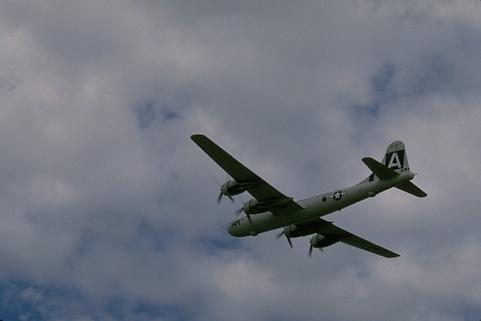
#> input picture data/spectral_data/plane.jpg, 481 x 321 px
$ jupyter execute --allow-errors Untitled.ipynb
#> lines starting #> are read from the running program, lines starting #| are printed output that depends on the picture
### src/utility_tools/Graph_Laplacian.py

import numpy as np
from utility_tools import *
import scipy
import skimage
from sklearn.neighbors import NearestNeighbors
from scipy.sparse import bsr_matrix
import torch


# [408 lines left out: functions get_Fully_Connected_Graph, get_connected_graph_image_brute_force, get_connected_graph_image_brute_force_3D, get_connected_graph_image, get_connected_graph_image_3D, get_influence_mat and 4 more, not called in this run]

### src/Spectral_Clustering.py
import numpy as np
import sklearn.preprocessing
import sklearn.cluster
import skimage
import matplotlib.pyplot as plt

from utility_tools import Data_loader, Graph_Laplacian, Eigen_Solver

# [81 lines left out: functions spectral_Clustering, spectral_Segmentation, not called in this run]


# [33 lines of commented-out code are left out]

### src/Untitled.ipynb
[cell 1]
import numpy as np
import skimage.io
import matplotlib.pyplot as plt
import Spectral_Clustering
from utility_tools import Data_loader, Graph_Laplacian, Eigen_Solver

[cell 2]
# use it reload module after making changes to the py files
import importlib
importlib.reload(Spectral_Clustering)
importlib.reload(Graph_Laplacian)

[cell 3]
img = skimage.io.imread('../data/spectral_data/plane.jpg').astype(np.float32)
img = img / 255

if len(img.shape) == 3:
    rgb = True
    img = img[0:300, 0:300, :]
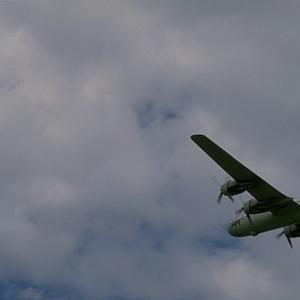
#> img: shape (300, 300, 3) float32; mean R, G, B 0.453, 0.468, 0.51

#> (a cell that did not finish here is left out)

#> in get_connected_graph_image_3D, `p_xv = np.pad(xv, r, constant_values=-1)`:
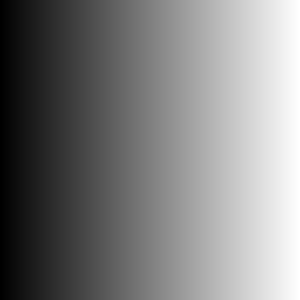
#> xv: shape (300, 300) int64; min 0, max 299, mean 149.5; drawn with min black and max white
#> in get_connected_graph_image_3D, `p_yv = np.pad(yv, r, constant_values=-1)`:
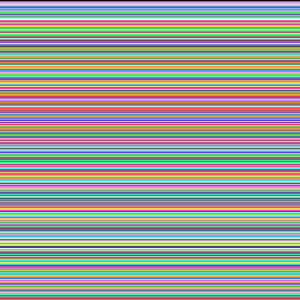
#> yv: shape (300, 300) int64; 300 distinct labels, from 0 to 299; one colour per label, 0 black

[cell 5]
subplot, ax = plt.subplots(1, 3)

ax[0].imshow(img, cmap='gray')
#> (the rest of this cell did not finish here and is left out)

#> (a cell that did not finish here is left out)

[cell 7]
subplot, ax = plt.subplots(1, 3)

ax[0].imshow(img, cmap='gray')
#> (the rest of this cell did not finish here and is left out)

[cell 8]
subplot, ax = plt.subplots(1, 3)

ax[0].imshow(img, cmap='gray')
#> (the rest of this cell did not finish here and is left out)

#> (a cell that did not finish here is left out)

#> (a cell that did not finish here is left out)

[cell 11]
import numpy as np

[cell 12]
a = np.ones((1, 2))
b = np.zeros((2, 2))
b[0, 0] = 1
np.equal(a, b)

#> (a cell that did not finish here is left out)
